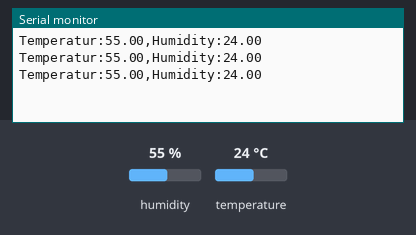
A sketch run on a simulated Arduino Uno, built with avr-gcc and run on an emulated ATmega328P. Shown: the last lines printed to the serial monitor. Inputs (shaded band) come from the test bench; at power-on: humidity 55 %, temperature 24 °C. Random numbers use the default seed unless the sketch sets one.

Above: at 3.8 s.
3.9 s: humidity set to 22 %
At 6.6 s:
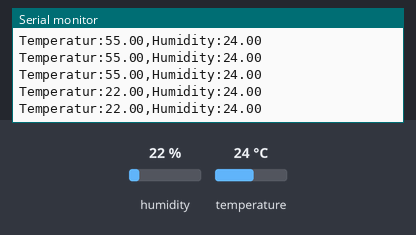
6.8 s: temperature set to 12 °C
At 7.9 s:
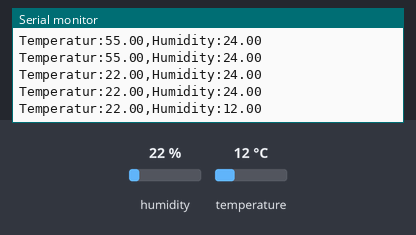
9.7 s: humidity set to 40 %
At 11.0 s:
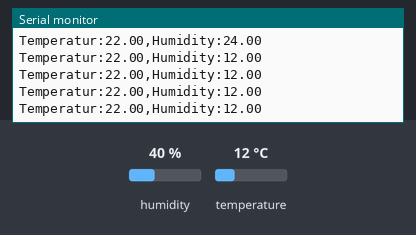
Timing chart, 0 to 12.7 s (numbered marks = the images above; inputs shaded):
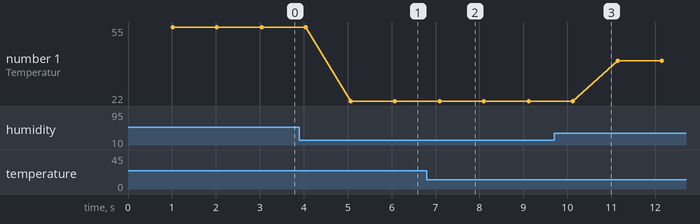

The sketch:

DHTtester.ino
```cpp
#include <DHT.h>
#define DHTTYPE DHT11  // DHT 11

DHT dht(5, DHTTYPE);

void setup() {
  Serial.begin(9600);
  pinMode(5, INPUT);
  dht.begin();
}

void loop() {
  delay(1000);  // Wait a few seconds between measurements.
  float h = dht.readHumidity();
  float t = dht.readTemperature();  // Read temperature as Celsius (the default)

  if (isnan(h) || isnan(t)) {
    h = random(2500, 2800) / 100.0;
    t = random(6500, 7200) / 100.0;
  }

  Serial.print("Temperatur:");
  Serial.print(h, 2);
  Serial.print(",");
  Serial.print("Humidity:");
  Serial.println(t, 2);
}
```

Measured:
- after the input at 3.9 s, the serial monitor: prints a new line after 1.2 s (image 1)
- after the input at 6.8 s, the serial monitor: prints a new line after 0.30 s (image 2)
- plotted number 1: 55 → 22 after the input at 3.9 s, 22 → 40 after the input at 9.7 s
